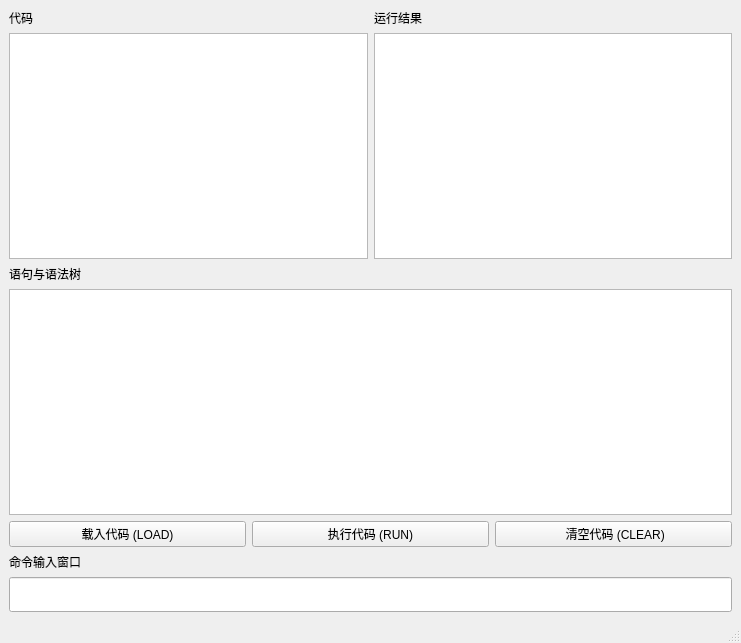
<?xml version="1.0" encoding="UTF-8"?>
<ui version="4.0">
 <class>MainWindow</class>
 <widget class="QMainWindow" name="MainWindow">
  <property name="geometry">
   <rect>
    <x>0</x>
    <y>0</y>
    <width>741</width>
    <height>643</height>
   </rect>
  </property>
  <property name="sizePolicy">
   <sizepolicy hsizetype="Preferred" vsizetype="Preferred">
    <horstretch>0</horstretch>
    <verstretch>0</verstretch>
   </sizepolicy>
  </property>
  <property name="windowTitle">
   <string>GuiBasic</string>
  </property>
  <widget class="QWidget" name="centralwidget">
   <property name="sizePolicy">
    <sizepolicy hsizetype="Expanding" vsizetype="Expanding">
     <horstretch>0</horstretch>
     <verstretch>0</verstretch>
    </sizepolicy>
   </property>
   <layout class="QHBoxLayout" name="horizontalLayout_3">
    <item>
     <layout class="QVBoxLayout" name="verticalLayout">
      <item>
       <layout class="QHBoxLayout" name="horizontalLayout">
        <item>
         <layout class="QVBoxLayout" name="verticalLayout_2">
          <item>
           <widget class="QLabel" name="label">
            <property name="text">
             <string>代码</string>
            </property>
           </widget>
          </item>
          <item>
           <widget class="QTextBrowser" name="CodeDisplay">
            <property name="readOnly">
             <bool>true</bool>
            </property>
            <property name="html">
             <string>&lt;!DOCTYPE HTML PUBLIC &quot;-//W3C//DTD HTML 4.0//EN&quot; &quot;http://www.w3.org/TR/REC-html40/strict.dtd&quot;&gt;
&lt;html&gt;&lt;head&gt;&lt;meta name=&quot;qrichtext&quot; content=&quot;1&quot; /&gt;&lt;style type=&quot;text/css&quot;&gt;
p, li { white-space: pre-wrap; }
&lt;/style&gt;&lt;/head&gt;&lt;body style=&quot; font-family:'SimSun'; font-size:9.07563pt; font-weight:400; font-style:normal;&quot;&gt;
&lt;p style=&quot;-qt-paragraph-type:empty; margin-top:0px; margin-bottom:0px; margin-left:0px; margin-right:0px; -qt-block-indent:0; text-indent:0px; font-size:9.07563pt;&quot;&gt;&lt;br /&gt;&lt;/p&gt;&lt;/body&gt;&lt;/html&gt;</string>
            </property>
           </widget>
          </item>
         </layout>
        </item>
        <item>
         <layout class="QVBoxLayout" name="verticalLayout_4">
          <item>
           <widget class="QLabel" name="label_3">
            <property name="text">
             <string>运行结果</string>
            </property>
           </widget>
          </item>
          <item>
           <widget class="QTextBrowser" name="textBrowser">
            <property name="html">
             <string>&lt;!DOCTYPE HTML PUBLIC &quot;-//W3C//DTD HTML 4.0//EN&quot; &quot;http://www.w3.org/TR/REC-html40/strict.dtd&quot;&gt;
&lt;html&gt;&lt;head&gt;&lt;meta name=&quot;qrichtext&quot; content=&quot;1&quot; /&gt;&lt;style type=&quot;text/css&quot;&gt;
p, li { white-space: pre-wrap; }
&lt;/style&gt;&lt;/head&gt;&lt;body style=&quot; font-family:'SimSun'; font-size:9.07563pt; font-weight:400; font-style:normal;&quot;&gt;
&lt;p style=&quot;-qt-paragraph-type:empty; margin-top:0px; margin-bottom:0px; margin-left:0px; margin-right:0px; -qt-block-indent:0; text-indent:0px; font-size:9.07563pt;&quot;&gt;&lt;br /&gt;&lt;/p&gt;&lt;/body&gt;&lt;/html&gt;</string>
            </property>
           </widget>
          </item>
         </layout>
        </item>
       </layout>
      </item>
      <item>
       <layout class="QVBoxLayout" name="verticalLayout_3">
        <item>
         <widget class="QLabel" name="label_2">
          <property name="text">
           <string>语句与语法树</string>
          </property>
         </widget>
        </item>
        <item>
         <widget class="QTextBrowser" name="treeDisplay">
          <property name="readOnly">
           <bool>true</bool>
          </property>
          <property name="html">
           <string>&lt;!DOCTYPE HTML PUBLIC &quot;-//W3C//DTD HTML 4.0//EN&quot; &quot;http://www.w3.org/TR/REC-html40/strict.dtd&quot;&gt;
&lt;html&gt;&lt;head&gt;&lt;meta name=&quot;qrichtext&quot; content=&quot;1&quot; /&gt;&lt;style type=&quot;text/css&quot;&gt;
p, li { white-space: pre-wrap; }
&lt;/style&gt;&lt;/head&gt;&lt;body style=&quot; font-family:'SimSun'; font-size:9.07563pt; font-weight:400; font-style:normal;&quot;&gt;
&lt;p style=&quot;-qt-paragraph-type:empty; margin-top:0px; margin-bottom:0px; margin-left:0px; margin-right:0px; -qt-block-indent:0; text-indent:0px; font-size:9.07563pt;&quot;&gt;&lt;br /&gt;&lt;/p&gt;&lt;/body&gt;&lt;/html&gt;</string>
          </property>
         </widget>
        </item>
       </layout>
      </item>
      <item>
       <layout class="QHBoxLayout" name="horizontalLayout_2">
        <item>
         <widget class="QPushButton" name="btnLoadCode">
          <property name="text">
           <string>载入代码 (LOAD)</string>
          </property>
         </widget>
        </item>
        <item>
         <widget class="QPushButton" name="btnRunCode">
          <property name="text">
           <string>执行代码 (RUN)</string>
          </property>
         </widget>
        </item>
        <item>
         <widget class="QPushButton" name="btnClearCode">
          <property name="text">
           <string> 清空代码 (CLEAR)</string>
          </property>
         </widget>
        </item>
       </layout>
      </item>
      <item>
       <layout class="QVBoxLayout" name="verticalLayout_5">
        <item>
         <widget class="QLabel" name="label_4">
          <property name="text">
           <string>命令输入窗口</string>
          </property>
         </widget>
        </item>
        <item>
         <widget class="QLineEdit" name="cmdLineEdit">
          <property name="minimumSize">
           <size>
            <width>0</width>
            <height>35</height>
           </size>
          </property>
          <property name="sizeIncrement">
           <size>
            <width>0</width>
            <height>20</height>
           </size>
          </property>
          <property name="font">
           <font>
            <pointsize>16</pointsize>
           </font>
          </property>
         </widget>
        </item>
       </layout>
      </item>
     </layout>
    </item>
   </layout>
  </widget>
  <widget class="QMenuBar" name="menubar">
   <property name="geometry">
    <rect>
     <x>0</x>
     <y>0</y>
     <width>741</width>
     <height>26</height>
    </rect>
   </property>
  </widget>
  <widget class="QStatusBar" name="statusbar"/>
 </widget>
 <resources/>
 <connections/>
</ui>
